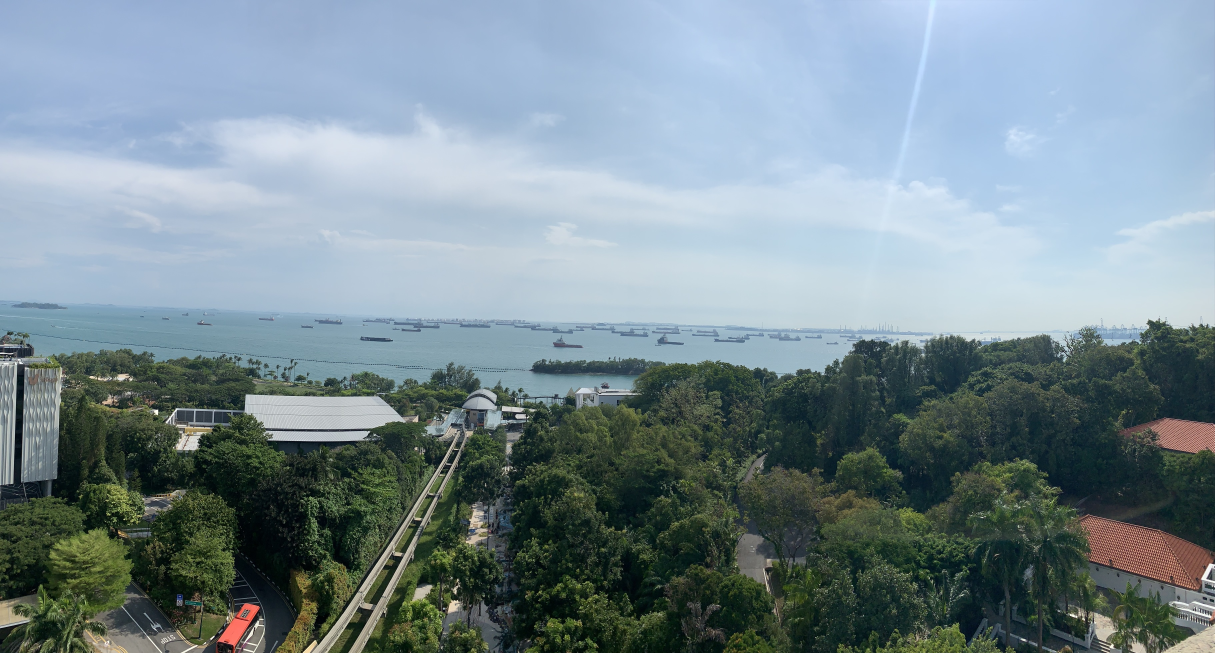
#> input picture Panorama Stitch Algorithm/panorama.jpg, 3644 x 1959 px (shown at 1/3 size)
$ python -i panorama.py   (imports and definitions only)
#> lines starting #> are read from the running program, lines starting #| are printed output that depends on the picture; after the words box and inside, x2 and y2 are one past the last pixel; in counts of white or black regions, pixels touching at a corner belong together
#> further down, picture is the input picture: shape (1959, 3644, 3); mean B, G, R 146, 138.8, 121.3
import argparse
from datetime import datetime

import cv2
import numpy as np

parser = argparse.ArgumentParser()
# [4 lines not run here, left out]


def read_image(path):
    img = cv2.imread(path)
    return img


def to_grayscale(img):
    return cv2.cvtColor(img, cv2.COLOR_BGR2GRAY)


# [13 lines left out: function resize_image, not called in this run]


def remove_black_rectangle(img):
    gray_res = cv2.cvtColor(img, cv2.COLOR_BGR2GRAY)
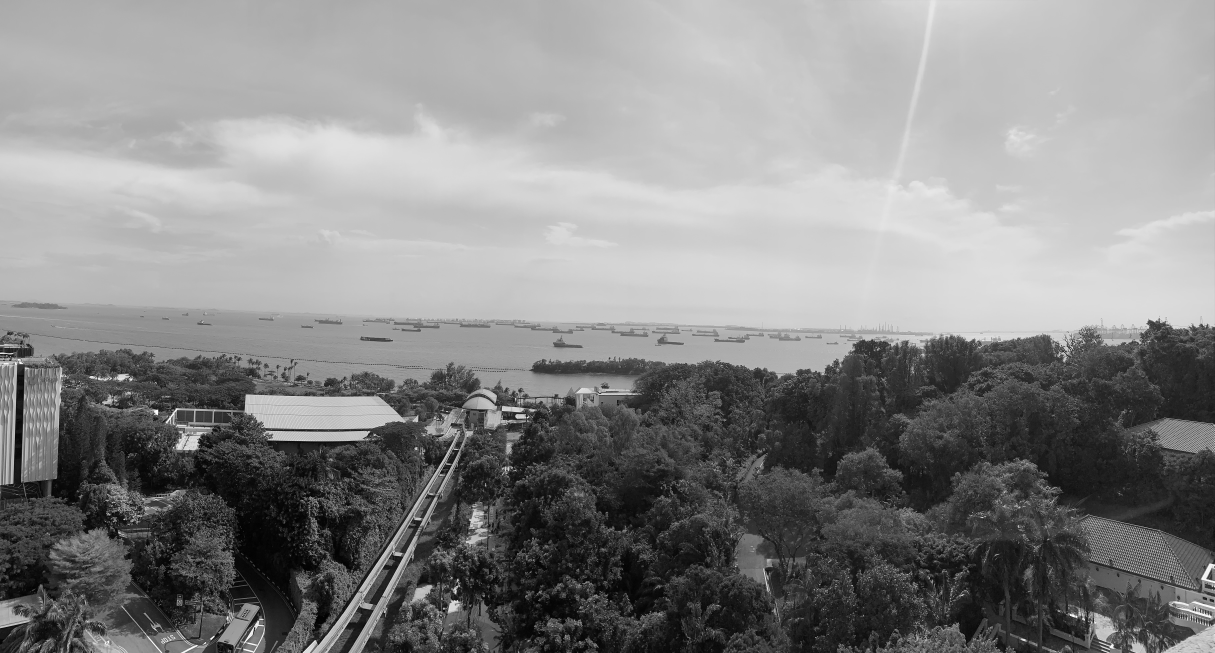
#> gray_res: shape (1959, 3644) (shown at 1/3 size); min 0, max 255, mean 134.4
    _, thresh = cv2.threshold(gray_res, 1, 255, cv2.THRESH_BINARY)
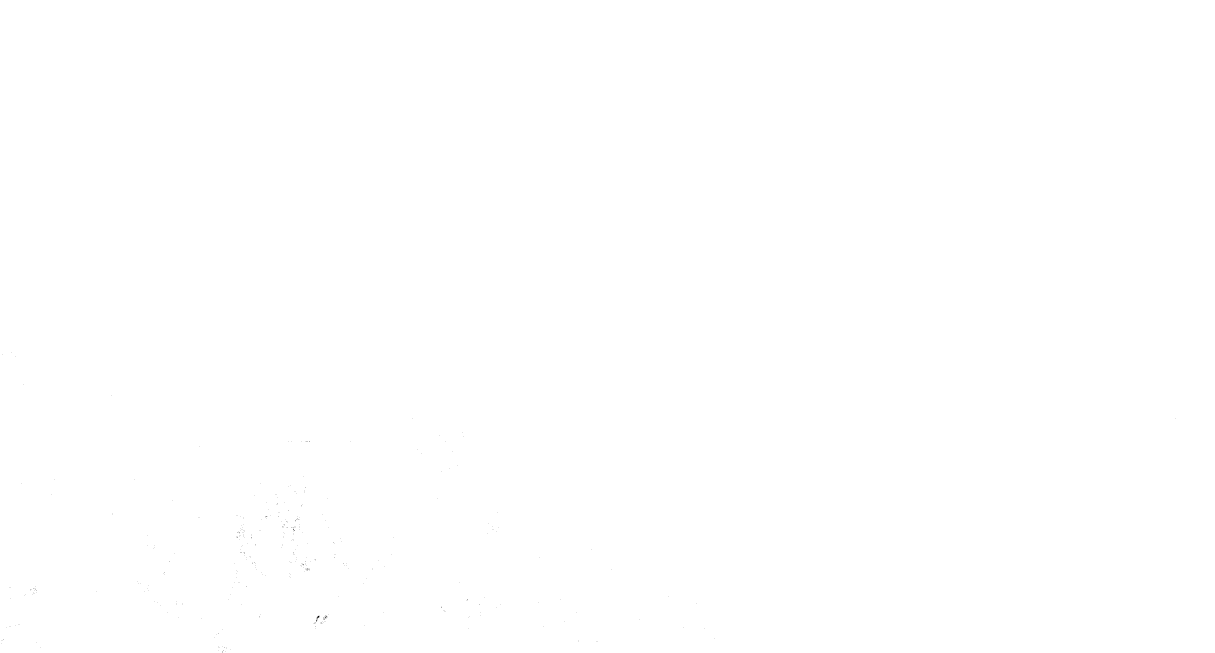
#> thresh: shape (1959, 3644) (shown at 1/3 size); 100% white; black in thin lines or dots, all inside (x1, y1, x2, y2) = (4, 1058, 3528, 1959)
    contours, _ = cv2.findContours(thresh, cv2.RETR_EXTERNAL, cv2.CHAIN_APPROX_SIMPLE)
#> contours = 1 item
    cnt = contours[0]
#> cnt = [[0, 0], [0, 1958], [665, 1958], [666, 1957], [667, 1958], [3643, 1958], [3643, 0]]
    x, y, w, h = cv2.boundingRect(cnt)
#> x = 0; y = 0; w = 3644; h = 1959
    return img[y:y + h, x:x + w]


# [69 lines left out: function main, not called in this run]


# [5 lines not run here, left out]

>>> import cv2
>>> picture = cv2.imread('panorama.jpg')
>>> result = remove_black_rectangle(picture)
